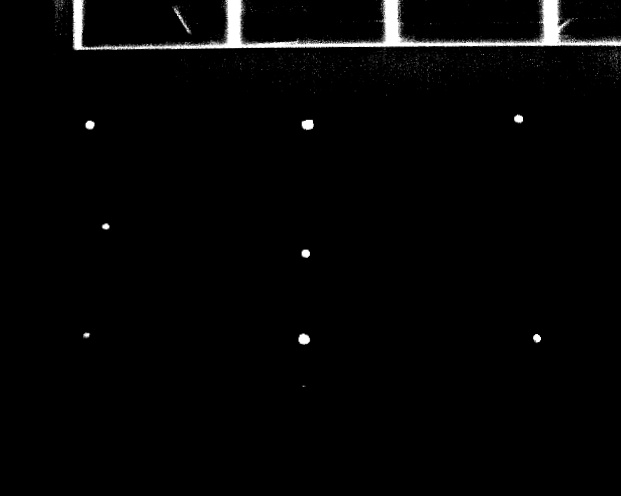
#> input picture Perspective_transformation/IRgroundtest1_2021_0303/un_distorted/undistortDJI_0925_R_thermal_gray.JPG, 621 x 496 px, found by its file name
$ python find_features_array_operation.py
#> lines starting #> are read from the running program, lines starting #| are printed output that depends on the picture; after the words box and inside, x2 and y2 are one past the last pixel; in counts of white or black regions, pixels touching at a corner belong together
# -*- coding: utf-8 -*-
"""
Created on Thu Mar  4 20:45:26 2021

@author: DINGMAN
"""
import os
import cv2
import numpy as np
from itertools import combinations_with_replacement

def remove_noise_check(input_dir, remove_noise):
    '''
    check if the white noise has been sucessfully removed
    '''
    img = cv2.imread(input_dir,0)
    if 'thermal' in input_dir:
        ret,thresh = cv2.threshold(img,127,255,cv2.THRESH_BINARY)
    else:
        ret,thresh = cv2.threshold(img,240,255,cv2.THRESH_BINARY)
    ret,thresh = cv2.threshold(img,127,255,cv2.THRESH_BINARY)
    if remove_noise is not None:
        top,bottom,left,right = remove_noise
        if top is not None:
            thresh[:top, :] = 0  #remove the top white noise
        if bottom is not None:
            thresh[bottom:, :] = 0  #remove the bottom ~
        if left is not None:
            thresh[:, :left] = 0  #remove the left ~
        if right is not None:
            thresh[:, right:] = 0  #remove the right ~

    filename = os.path.split(input_dir)[-1].split('.')[0]+'_threshold.jpg'
    cv2.imwrite(filename,thresh)

def find_features(input_dir, draw=False, remove_noise=(950,2000,1150,3000),
                  min_pixel=0, pts=9):
    '''
    Use array operation to find the middle point of each feature

    Parameters
    ----------
    input_dir : str
    draw : image(array), optional
        Draw the middle points on each feature. The default is False.
    remove_noise: list, optional
        remove white noise, follow the sequence [top, bottom, left, right]
    min_pixel : int, optional
        A threshold value, below which the feature is neglected. T
    pts : int, optional
        How many features to be included(9 or 8)

    Returns
    -------
    features : numpy array
        middle points of all the features selected. Also saved in a npy file,
        filenmae follow the image file name.

    '''
#> called with draw = True, min_pixel = 5, pts = 8
    #apply thresholding
    img = cv2.imread(input_dir, 0)
#> img is the input picture: shape (496, 621); min 0, max 255, mean 4.7
    if 'thermal' in input_dir:
        ret,thresh = cv2.threshold(img,127,255,cv2.THRESH_BINARY)
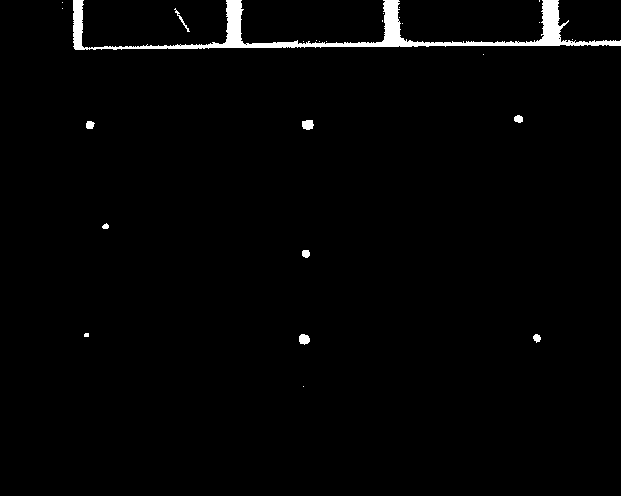
#> thresh: shape (496, 621); 1.7% white; 26 white regions (17 under 20 px), largest, box (x1, y1, x2, y2) and area: (73, 0, 621, 50) 4778, (302, 120, 314, 130) 99, (299, 334, 310, 345) 94
    else:
        ret,thresh = cv2.threshold(img,240,255,cv2.THRESH_BINARY)
    #clean up the random white noise pixel
    if remove_noise is not None:
        top,bottom,left,right = remove_noise
        if top is not None:
            thresh[:top, :] = 0  #remove the top white noise
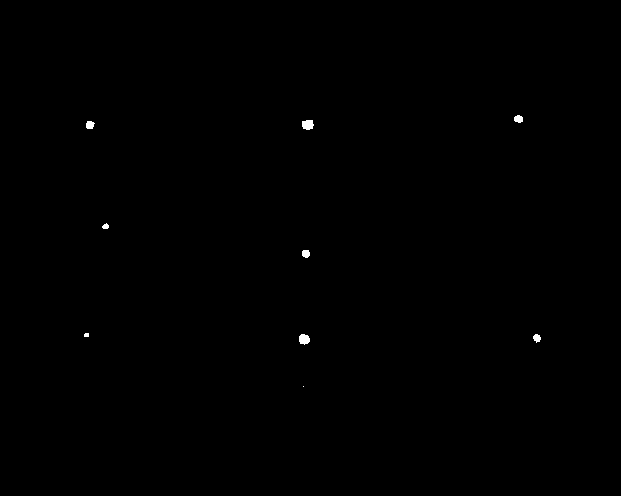
#> thresh: shape (496, 621); 0.15% white; 9 white regions (2 under 20 px), largest, box (x1, y1, x2, y2) and area: (302, 120, 314, 130) 99, (299, 334, 310, 345) 94, (86, 121, 95, 129) 58
        if bottom is not None:
            thresh[bottom:, :] = 0  #remove the bottom ~
        if left is not None:
            thresh[:, :left] = 0  #remove the left ~
        if right is not None:
            thresh[:, right:] = 0  #remove the right ~

    #get the index of all the white pixels
    result = np.where(thresh==255)
#> result = 461 positions, rows 115 to 344, columns 84 to 540

    #get boundary of white pixels
    x_max, x_min = max(result[1]), min(result[1])
#> x_max = 540; x_min = 84
    y_max, y_min = max(result[0]), min(result[0])
#> y_max = 344; y_min = 115

    #divided into three regions based on the boundary
    x_1 = x_min + (x_max - x_min) /3
#> x_1 = 236
    x_2 = x_max - (x_max - x_min) /3
#> x_2 = 388
    y_1 = y_min + (y_max - y_min) /3
#> y_1 = 191.3
    y_2 = y_max - (y_max - y_min) /3
#> y_2 = 267.7

    #create empty arrays to store middle points
    x_mid_arr = []
    y_mid_arr = []

    #consider the feature within each region (y)
    for (y_prev, y) in [(y_min, y_1), (y_1, y_2), (y_2, y_max)]:
        idx_x = np.where((result[0]>=y_prev) & (result[0]<=y))
        #sort the array, get the unique values
        x_arr_raw = np.unique(np.sort(result[1][idx_x]))
        x_arr_subtract1 = x_arr_raw.copy()[:-1]
        x_arr_subtract2 = x_arr_raw.copy()[1:]
        x_arr = [(x1, x2) for (x2, x1) in zip(x_arr_subtract2, x_arr_subtract1)
                  if x2 - x1 > 1]
        x_arr.extend([x_arr_raw[0], x_arr_raw[-1]])
        #print(x_arr)
        #find middle point
        if pts==8 and y==y_2:
            x0, x3 = x_arr[-2], x_arr[-1]
            x1, x2 = x_arr[0]
            x_mid = [x_prev+(x_next-x_prev)/2 if x_next-x_prev > min_pixel else 0
                      for (x_prev, x_next) in [(x0, x1), (x2, x3)]]
            x_mid.append(0)

        else:
            x0, x5 = x_arr[-2], x_arr[-1]
            x1, x2 = x_arr[0]
            x3, x4 = x_arr[1]
            #if condition to make sure the point that are too small is excluded
            x_mid = [x_prev+(x_next-x_prev)/2 if x_next-x_prev > min_pixel else 0
                      for (x_prev, x_next) in [(x0, x1), (x2, x3), (x4, x5)]]
        x_mid_arr.append(x_mid)
#> this loop made 3 passes
#> (y_prev, y, x0, x5, x1, x2, x3, x4) on passes 1, 3: (115, 191.3, 86, 522, 94, 302, 313, 514), (267.7, 344, 84, 540, 88, 299, 309, 533)
#> (y_prev, y, x0, x3, x1, x2) on pass 2: (191.3, 267.7, 102, 309, 108, 302)
#> after the loop, x_mid_arr = [[90, 307.5, 518], [105, 305.5, 0], [0, 304, 536.5]]
    #print(x_mid_arr)

    #consider the feature within each region (x)
    for (x_prev, x) in [(x_min, x_1), (x_1, x_2), (x_2, x_max)]:
        idx_y = np.where((result[1]>=x_prev) & (result[1]<=x))
        #sort the array, get the unique values
        y_arr_raw = np.unique(np.sort(result[0][idx_y]))
        #find the discontinuity in the white pixels
        y_arr_subtract1 = y_arr_raw.copy()[:-1]
        y_arr_subtract2 = y_arr_raw.copy()[1:]
        y_arr = [(y1, y2) for (y2, y1) in zip(y_arr_subtract2, y_arr_subtract1)
                  if y2 - y1 > 1]
        y_arr.extend([y_arr_raw[0], y_arr_raw[-1]])
        #find middle point
        if pts==8 and x==x_max:
            y0, y3 = y_arr[-2], y_arr[-1]
            y1, y2 = y_arr[0]
            y_mid = [y_prev+(y_next-y_prev)/2 if y_next-y_prev > min_pixel else 0
                      for (y_prev, y_next) in [(y0, y1), (y2, y3)]]
            y_mid.insert(1, 0)
        else:
            y0, y5 = y_arr[-2], y_arr[-1]
            y1, y2 = y_arr[0]
            y3, y4 = y_arr[1]
            y_mid = [y_prev+(y_next-y_prev)/2 if y_next-y_prev > min_pixel
                      else 0 for (y_prev, y_next) in [(y0, y1), (y2, y3), (y4, y5)]]

        y_mid_arr.append(y_mid)
#> this loop made 3 passes
#> (x_prev, x, y0, y5, y1, y2, y3, y4) on passes 1 to 2: (84, 236, 121, 336, 128, 223, 228, 333), (236, 388, 120, 344, 129, 250, 257, 334)
#> (x_prev, x, y0, y3, y1, y2) on pass 3: (388, 540, 115, 342, 122, 334)
#> after the loop, y_mid_arr = [[124.5, 0, 0], [124.5, 253.5, 339], [118.5, 0, 338]]
    #print(y_mid_arr)

    #match the x, y coordinates of points
    features = []

    for (i, j) in list(combinations_with_replacement([0,1,2], 2)):
        features.append((x_mid_arr[i][j], y_mid_arr[j][i]))
        if i != j:
            features.append((x_mid_arr[j][i], y_mid_arr[i][j]))
#> after the loop, features = [(90, 124.5), (307.5, 124.5), (105, 0), (518, 118.5), (0, 0), (305.5, 253.5), (0, 0), (304, 339), (536.5, 338)]

    #print(features)
    if draw:
        img_name = os.path.split(input_dir)[-1].split('.')[0]+'_draw.jpg'
        for (y, x) in features:
            cv2.rectangle(thresh, (int(y) - 2, int(x) - 2), (int(y) + 2, int(x) + 2),
                          (0,255,0), -1)
            cv2.imwrite(img_name,thresh)
#> this loop made 9 passes
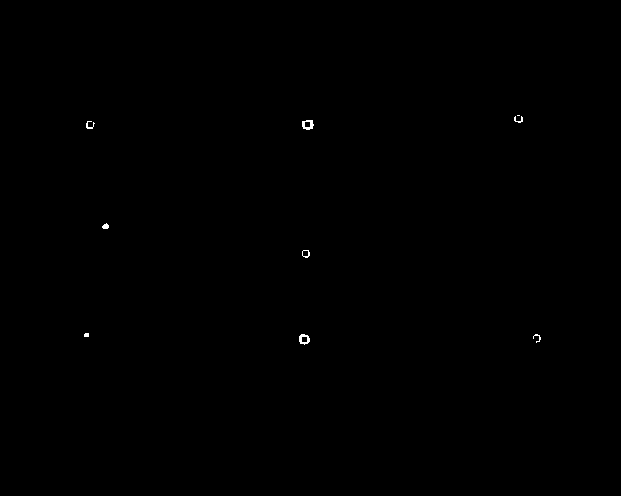
#> thresh: shape (496, 621); 0.1% white in thin lines or dots, all inside (x1, y1, x2, y2) = (84, 115, 541, 345)
        #plt.imshow(thresh)

    #save features
    filename = os.path.split(input_dir)[-1].split('.')[0]+'.npy'
    with open(filename, 'wb') as f:
        np.save(f, features)
        print('saved', filename)
    return features

if __name__ == '__main__':

    # print(remove_noise_check(r'IRgroundtest1_2021_0303/un_distorted/undistortDJI_0925_R_thermal_gray.jpg',
    #                           (80, 380, 30, None)))
    print(find_features(r'IRgroundtest1_2021_0303/un_distorted/undistortDJI_0925_R_thermal_gray.jpg',
                        True, (80, 380, 30, None), 5, 8))
